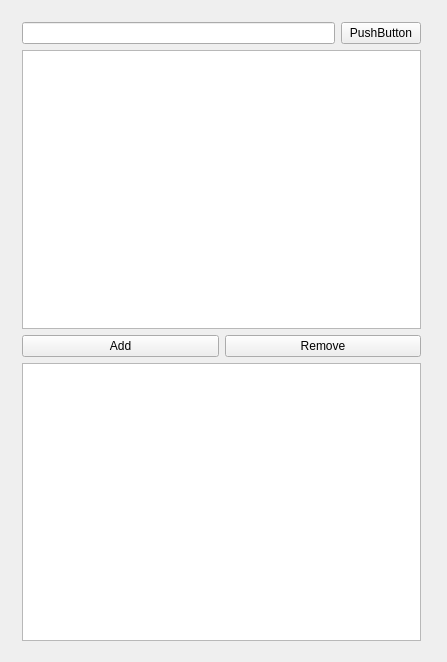
<?xml version="1.0" encoding="UTF-8"?>
<ui version="4.0">
 <class>QtBoostLibExample_VSClass</class>
 <widget class="QWidget" name="QtBoostLibExample_VSClass">
  <property name="geometry">
   <rect>
    <x>0</x>
    <y>0</y>
    <width>447</width>
    <height>662</height>
   </rect>
  </property>
  <property name="windowTitle">
   <string>QtBoostLibExample_VS</string>
  </property>
  <widget class="QWidget" name="">
   <property name="geometry">
    <rect>
     <x>11</x>
     <y>11</y>
     <width>421</width>
     <height>641</height>
    </rect>
   </property>
   <layout class="QVBoxLayout" name="verticalLayout">
    <item>
     <layout class="QHBoxLayout" name="horizontalLayout">
      <item>
       <widget class="QLineEdit" name="urlEdit"/>
      </item>
      <item>
       <widget class="QPushButton" name="getBtn">
        <property name="text">
         <string>PushButton</string>
        </property>
       </widget>
      </item>
     </layout>
    </item>
    <item>
     <widget class="QTableWidget" name="paramTable"/>
    </item>
    <item>
     <layout class="QHBoxLayout" name="horizontalLayout_2">
      <item>
       <widget class="QPushButton" name="AddparamBtn">
        <property name="text">
         <string>Add</string>
        </property>
       </widget>
      </item>
      <item>
       <widget class="QPushButton" name="RemoveparamBtn">
        <property name="text">
         <string>Remove</string>
        </property>
       </widget>
      </item>
     </layout>
    </item>
    <item>
     <widget class="QTextEdit" name="responseEdit"/>
    </item>
   </layout>
  </widget>
 </widget>
 <layoutdefault spacing="6" margin="11"/>
 <resources>
  <include location="QtBoostLibExample_VS.qrc"/>
 </resources>
 <connections/>
</ui>
